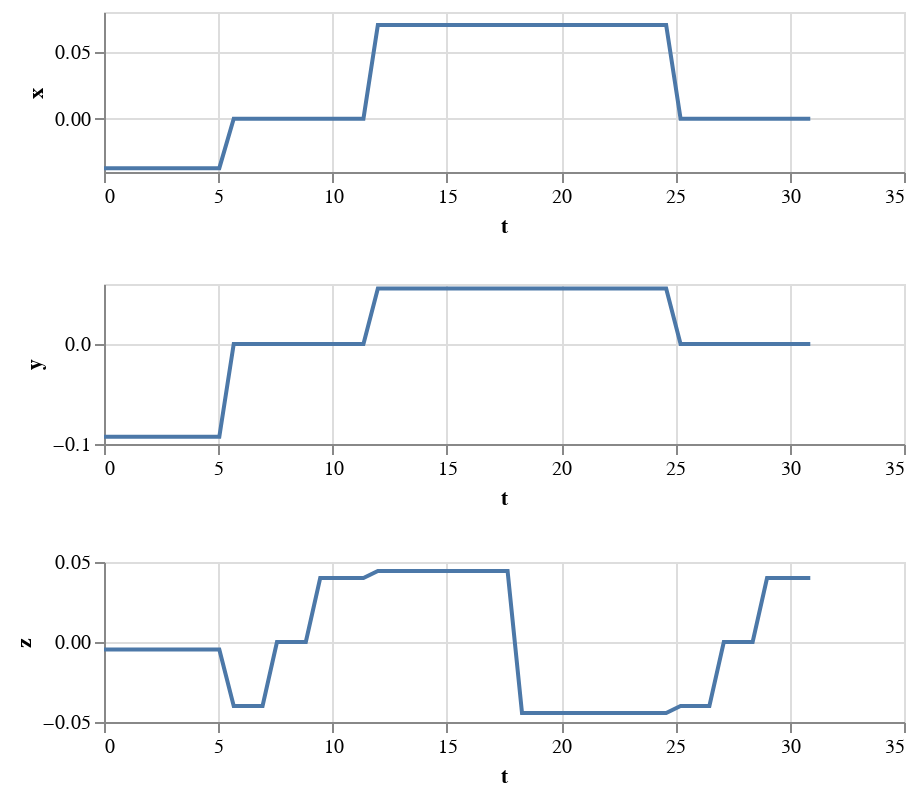

The notebook cell this image was saved under:
### Markdown cell above
# Putting it all together

In the visualization above, we animated the plan, but did not actually command the robot!  Let's put our grasping trajectories back together with our Jacobian-based controller.

The first thing you might have noticed is that the Jacobian controller takes spatial velocities as input.  But so far we have trajectories for positions and orientations.  Let's differentiate them to get the velocities.

### Code cell
traj_v_G = traj_p_G.MakeDerivative()
traj_w_G = traj_R_G.MakeDerivative()

data = dataframe(traj_v_G, np.linspace(traj_v_G.start_time(), traj_v_G.end_time()), ['x','y','z'])
alt.vconcat(
  alt.Chart(data).mark_line().encode(x='t', y='x').properties(height=80),
  alt.Chart(data).mark_line().encode(x='t', y='y').properties(height=80),
  alt.Chart(data).mark_line().encode(x='t', y='z').properties(height=80),
)

### Figure 1 — Vega-Lite specification as saved in the notebook (floating-point values rounded to 4 significant figures)
{"config": {"view": {"continuousWidth": 400, "continuousHeight": 300}}, "vconcat": [{"mark": "line", "encoding": {"x": {"type": "quantitative", "field": "t"}, "y": {"type": "quantitative", "field": "x"}}, "height": 80}, {"mark": "line", "encoding": {"x": {"type": "quantitative", "field": "t"}, "y": {"type": "quantitative", "field": "y"}}, "height": 80}, {"mark": "line", "encoding": {"x": {"type": "quantitative", "field": "t"}, "y": {"type": "quantitative", "field": "z"}}, "height": 80}], "data": {"name": "data-f2016477c8ce44fae5b789ebd6be6d90"}, "$schema": "https://vega.github.io/schema/vega-lite/v4.8.1.json", "datasets": {"data-f2016477c8ce44fae5b789ebd6be6d90": [{"t": 0.0, "x": -0.0371, "y": -0.09275, "z": -0.004637}, {"t": 0.6306, "x": -0.0371, "y": -0.09275, "z": -0.004637}, {"t": 1.261, "x": -0.0371, "y": -0.09275, "z": -0.004637}, {"t": 1.892, "x": -0.0371, "y": -0.09275, "z": -0.004637}, {"t": 2.522, "x": -0.0371, "y": -0.09275, "z": -0.004637}, {"t": 3.153, "x": -0.0371, "y": -0.09275, "z": -0.004637}, {"t": 3.784, "x": -0.0371, "y": -0.09275, "z": -0.004637}, {"t": 4.414, "x": -0.0371, "y": -0.09275, "z": -0.004637}, {"t": 5.045, "x": -0.0371, "y": -0.09275, "z": -0.004637}, {"t": 5.676, "x": -1.388e-17, "y": 0.0, "z": -0.04}, {"t": 6.306, "x": -1.388e-17, "y": 0.0, "z": -0.04}, {"t": 6.937, "x": -1.388e-17, "y": 0.0, "z": -0.04}, {"t": 7.567, "x": 0.0, "y": 0.0, "z": 0.0}, {"t": 8.198, "x": 0.0, "y": 0.0, "z": 0.0}, {"t": 8.829, "x": 0.0, "y": 0.0, "z": 0.0}, {"t": 9.459, "x": 0.0, "y": 0.0, "z": 0.04}, {"t": 10.09, "x": 0.0, "y": 0.0, "z": 0.04}, {"t": 10.72, "x": 0.0, "y": 0.0, "z": 0.04}, {"t": 11.35, "x": 0.0, "y": 0.0, "z": 0.04}, {"t": 11.98, "x": 0.07032, "y": 0.05552, "z": 0.04441}, {"t": 12.61, "x": 0.07032, "y": 0.05552, "z": 0.04441}, {"t": 13.24, "x": 0.07032, "y": 0.05552, "z": 0.04441}, {"t": 13.87, "x": 0.07032, "y": 0.05552, "z": 0.04441}, {"t": 14.5, "x": 0.07032, "y": 0.05552, "z": 0.04441}, {"t": 15.13, "x": 0.07032, "y": 0.05552, "z": 0.04441}, {"t": 15.77, "x": 0.07032, "y": 0.05552, "z": 0.04441}, {"t": 16.4, "x": 0.07032, "y": 0.05552, "z": 0.04441}, {"t": 17.03, "x": 0.07032, "y": 0.05552, "z": 0.04441}, {"t": 17.66, "x": 0.07032, "y": 0.05552, "z": 0.04441}, {"t": 18.29, "x": 0.07032, "y": 0.05552, "z": -0.04441}, {"t": 18.92, "x": 0.07032, "y": 0.05552, "z": -0.04441}, {"t": 19.55, "x": 0.07032, "y": 0.05552, "z": -0.04441}, {"t": 20.18, "x": 0.07032, "y": 0.05552, "z": -0.04441}, {"t": 20.81, "x": 0.07032, "y": 0.05552, "z": -0.04441}, {"t": 21.44, "x": 0.07032, "y": 0.05552, "z": -0.04441}, {"t": 22.07, "x": 0.07032, "y": 0.05552, "z": -0.04441}, {"t": 22.7, "x": 0.07032, "y": 0.05552, "z": -0.04441}, {"t": 23.33, "x": 0.07032, "y": 0.05552, "z": -0.04441}, {"t": 23.96, "x": 0.07032, "y": 0.05552, "z": -0.04441}, {"t": 24.59, "x": 0.07032, "y": 0.05552, "z": -0.04441}, {"t": 25.22, "x": 0.0, "y": -2.25e-34, "z": -0.04}, {"t": 25.86, "x": 0.0, "y": -2.25e-34, "z": -0.04}, {"t": 26.49, "x": 0.0, "y": -2.25e-34, "z": -0.04}, {"t": 27.12, "x": 0.0, "y": 0.0, "z": 0.0}, {"t": 27.75, "x": 0.0, "y": 0.0, "z": 0.0}, {"t": 28.38, "x": 0.0, "y": 0.0, "z": 0.0}, {"t": 29.01, "x": 0.0, "y": -1.5e-34, "z": 0.04}, {"t": 29.64, "x": 0.0, "y": -1.5e-34, "z": 0.04}, {"t": 30.27, "x": 0.0, "y": -1.5e-34, "z": 0.04}, {"t": 30.9, "x": 0.0, "y": -1.5e-34, "z": 0.04}]}}
